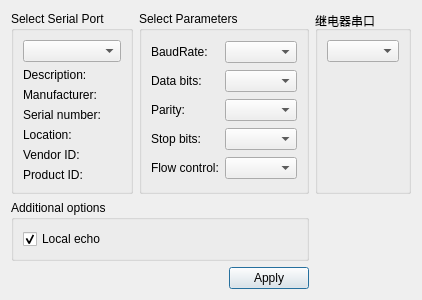
<?xml version="1.0" encoding="UTF-8"?>
<ui version="4.0">
 <class>SettingsDialog</class>
 <widget class="QDialog" name="SettingsDialog">
  <property name="geometry">
   <rect>
    <x>0</x>
    <y>0</y>
    <width>422</width>
    <height>263</height>
   </rect>
  </property>
  <property name="windowTitle">
   <string>Settings</string>
  </property>
  <layout class="QGridLayout" name="gridLayout_3">
   <item row="2" column="0" colspan="2">
    <layout class="QHBoxLayout" name="horizontalLayout">
     <item>
      <spacer name="horizontalSpacer">
       <property name="orientation">
        <enum>Qt::Horizontal</enum>
       </property>
       <property name="sizeHint" stdset="0">
        <size>
         <width>96</width>
         <height>20</height>
        </size>
       </property>
      </spacer>
     </item>
     <item>
      <widget class="QPushButton" name="applyButton">
       <property name="text">
        <string>Apply</string>
       </property>
      </widget>
     </item>
    </layout>
   </item>
   <item row="0" column="1">
    <widget class="QGroupBox" name="parametersBox">
     <property name="title">
      <string>Select Parameters</string>
     </property>
     <layout class="QGridLayout" name="gridLayout_2">
      <item row="0" column="0">
       <widget class="QLabel" name="baudRateLabel">
        <property name="text">
         <string>BaudRate:</string>
        </property>
       </widget>
      </item>
      <item row="0" column="1">
       <widget class="QComboBox" name="baudRateBox"/>
      </item>
      <item row="1" column="0">
       <widget class="QLabel" name="dataBitsLabel">
        <property name="text">
         <string>Data bits:</string>
        </property>
       </widget>
      </item>
      <item row="1" column="1">
       <widget class="QComboBox" name="dataBitsBox"/>
      </item>
      <item row="2" column="0">
       <widget class="QLabel" name="parityLabel">
        <property name="text">
         <string>Parity:</string>
        </property>
       </widget>
      </item>
      <item row="2" column="1">
       <widget class="QComboBox" name="parityBox"/>
      </item>
      <item row="3" column="0">
       <widget class="QLabel" name="stopBitsLabel">
        <property name="text">
         <string>Stop bits:</string>
        </property>
       </widget>
      </item>
      <item row="3" column="1">
       <widget class="QComboBox" name="stopBitsBox"/>
      </item>
      <item row="4" column="0">
       <widget class="QLabel" name="flowControlLabel">
        <property name="text">
         <string>Flow control:</string>
        </property>
       </widget>
      </item>
      <item row="4" column="1">
       <widget class="QComboBox" name="flowControlBox"/>
      </item>
     </layout>
    </widget>
   </item>
   <item row="0" column="0">
    <widget class="QGroupBox" name="selectBox">
     <property name="title">
      <string>Select Serial Port</string>
     </property>
     <layout class="QGridLayout" name="gridLayout">
      <item row="0" column="0">
       <widget class="QComboBox" name="serialPortInfoListBox"/>
      </item>
      <item row="1" column="0">
       <widget class="QLabel" name="descriptionLabel">
        <property name="text">
         <string>Description:</string>
        </property>
       </widget>
      </item>
      <item row="2" column="0">
       <widget class="QLabel" name="manufacturerLabel">
        <property name="text">
         <string>Manufacturer:</string>
        </property>
       </widget>
      </item>
      <item row="3" column="0">
       <widget class="QLabel" name="serialNumberLabel">
        <property name="text">
         <string>Serial number:</string>
        </property>
       </widget>
      </item>
      <item row="4" column="0">
       <widget class="QLabel" name="locationLabel">
        <property name="text">
         <string>Location:</string>
        </property>
       </widget>
      </item>
      <item row="5" column="0">
       <widget class="QLabel" name="vidLabel">
        <property name="text">
         <string>Vendor ID:</string>
        </property>
       </widget>
      </item>
      <item row="6" column="0">
       <widget class="QLabel" name="pidLabel">
        <property name="text">
         <string>Product ID:</string>
        </property>
       </widget>
      </item>
     </layout>
    </widget>
   </item>
   <item row="1" column="0" colspan="2">
    <widget class="QGroupBox" name="additionalOptionsGroupBox">
     <property name="title">
      <string>Additional options</string>
     </property>
     <layout class="QVBoxLayout" name="verticalLayout">
      <item>
       <widget class="QCheckBox" name="localEchoCheckBox">
        <property name="text">
         <string>Local echo</string>
        </property>
        <property name="checked">
         <bool>true</bool>
        </property>
       </widget>
      </item>
     </layout>
    </widget>
   </item>
   <item row="0" column="2">
    <widget class="QGroupBox" name="parametersBox_2">
     <property name="title">
      <string>继电器串口</string>
     </property>
     <layout class="QGridLayout" name="gridLayout_5">
      <item row="1" column="0">
       <spacer name="verticalSpacer">
        <property name="orientation">
         <enum>Qt::Vertical</enum>
        </property>
        <property name="sizeHint" stdset="0">
         <size>
          <width>20</width>
          <height>40</height>
         </size>
        </property>
       </spacer>
      </item>
      <item row="0" column="0" colspan="2">
       <widget class="QComboBox" name="serialPortInfoListRelay"/>
      </item>
     </layout>
    </widget>
   </item>
  </layout>
 </widget>
 <resources/>
 <connections/>
</ui>
